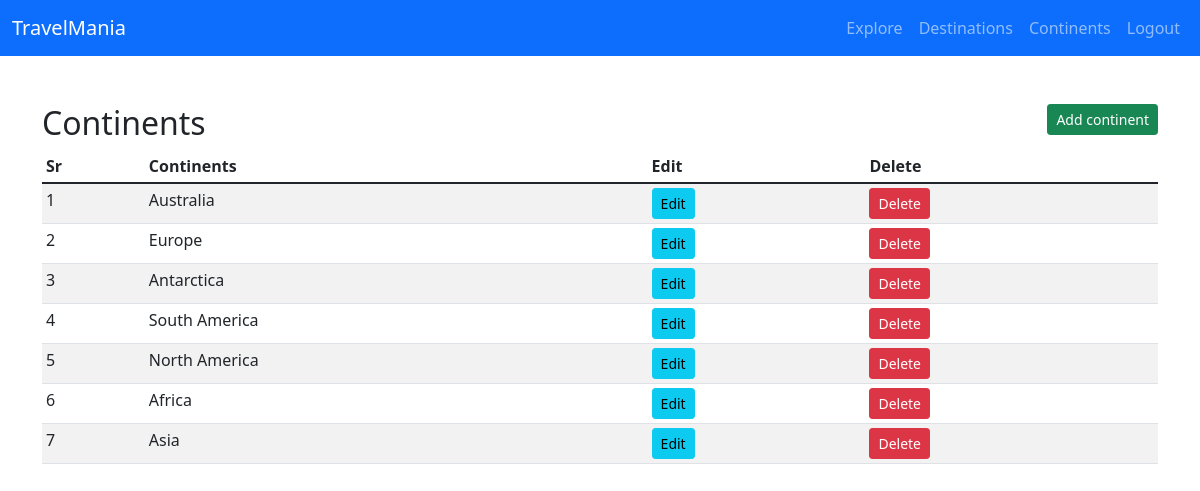
Screenshot of /admin/continents (signed in) with the database file from the repository.
### travel/countries/models.py (models this page shows)
class Continent(db.Model):
    id = db.Column(db.Integer, primary_key=True)
    name = db.Column(db.String(30), nullable=False, unique=True)

### travel/admin/views.py (the view)
@admin_views.route('/continents', methods=['GET', 'POST'])
def continents():
    if 'email' not in session:
        flash('Please login first!', 'danger')
        return redirect(url_for('admin_auth.login'))
    continents = Continent.query.order_by(Continent.id.desc()).all()
    return render_template('admin/display_continents.html', continents=continents)

### travel/templates/admin/display_continents.html (shortened to what this page needs)
{% extends "admin/admin_layout.html" %}
{% block content %}
<div class="container pt-5">
    <h2>Continents<a href="{{ url_for('admin_views.add_continent') }}" class="btn btn-sm btn-success link-button">Add continent</a></h2>
    <table class="table table-sm table-condensed table-striped">
        <thead>
            <th>Sr</th>
            <th>Continents</th>
            <th>Edit</th>
            <th>Delete</th>
        </thead>
        <tbody>
            {% for continent in continents %}
            <tr>
                <td>{{loop.index}}</td>
                <td>{{continent.name}}</td>
                <td><a href="{{ url_for('admin_views.update_continent', id=continent.id) }}" class="btn btn-sm btn-info">Edit</a></td>
                <td><button type="button" class="btn btn-sm btn-danger" data-bs-toggle="modal" data-bs-target="#exampleModal-{{continent.id}}">Delete</button></td>
            </tr>
            {% endfor %}
        </tbody>
    </table>
{% endblock %}

### travel/static/css/main.css (style rules this page uses)
.link-button { float:right; }

### rows the page displays
Continent: name "Australia"
Continent: name "Europe"
Continent: name "Antarctica"
Continent: name "South America"
Continent: name "North America"
Continent: name "Africa"
Continent: name "Asia"
